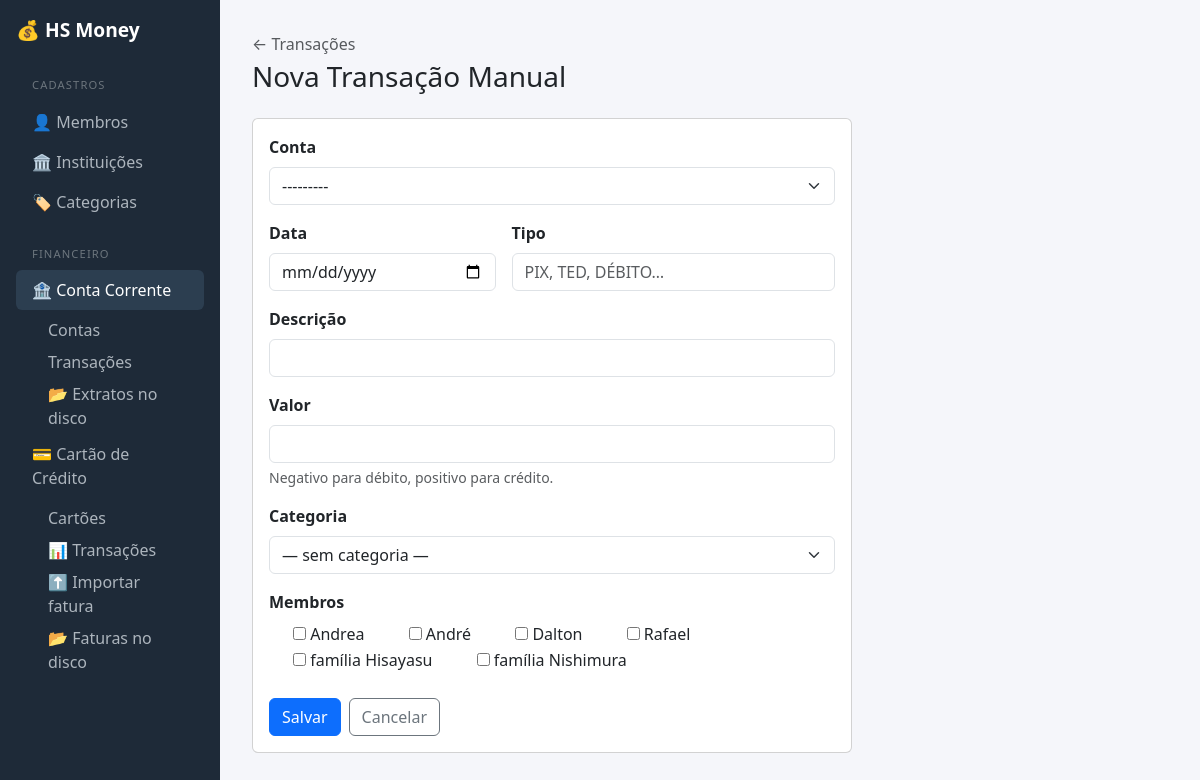
Screenshot of /conta/transacoes/nova/ with the database file from the repository.
### hs_money/core/models.py (models this page shows)
class Membro(models.Model):
    nome = models.CharField("Nome", max_length=100)
    adulto = models.BooleanField(default=True)
    ordem = models.PositiveIntegerField("Ordem", default=0)
    class Meta:
        ordering = ["ordem", "nome"]
    def __str__(self):
        return self.nome

### hs_money/conta_corrente/views.py (the view, shortened to what this page needs)
# urls.py: path('transacoes/nova/',                    views.transacao_criar,           name='transacao_criar'),
def transacao_criar(request):
    initial = {}
    if request.GET.get('conta'):
        initial['conta'] = request.GET.get('conta')
    form = TransacaoManualForm(request.POST or None, initial=initial)
    return render(request, 'conta_corrente/transacoes/form.html', {
        'form':  form,
        'titulo': 'Nova Transação Manual',
        'next':  request.GET.get('next', ''),
    })

### hs_money/conta_corrente/models.py (called while the page is built)
    def __str__(self) -> str:
        ag = f" ag. {self.agencia}" if self.agencia else ''
        return f"{self.instituicao} — cc {self.numero}{ag}"

### hs_money/core/models.py (called while the page is built)
    def __str__(self):
        if self.categoria_pai:
            return f"{self.categoria_pai.nome} > {self.nome}"
        return self.nome

    def __str__(self):
        return self.nome

### hs_money/conta_corrente/templates/conta_corrente/transacoes/form.html (shortened to what this page needs)
{% extends "core/base.html" %}
{% block content %}
<div class="mb-4">
  <a href="{% url 'conta_corrente:transacoes_lista' %}" class="text-decoration-none text-muted">
    ← Transações
  </a>
  <h1 class="h3 mt-1">{{ titulo }}</h1>
</div>
<div class="card" style="max-width: 600px;">
  <div class="card-body">
    <form method="post" novalidate>
      <div class="mb-3">
        <label class="form-label fw-semibold">Conta</label>
        {{ form.conta }}
      </div>
      <div class="row g-3 mb-3">
        <div class="col-sm-5">
          <label class="form-label fw-semibold">Data</label>
          {{ form.data }}
        </div>
        <div class="col-sm-7">
          <label class="form-label fw-semibold">Tipo</label>
          {{ form.tipo }}
        </div>
      </div>
      <div class="mb-3">
        <label class="form-label fw-semibold">Descrição</label>
        {{ form.descricao }}
      </div>
      <div class="mb-3">
        <label class="form-label fw-semibold">Valor</label>
        {{ form.valor }}
        {% if form.valor.help_text %}
          <div class="form-text">{{ form.valor.help_text }}</div>
        {% endif %}
      </div>
      <div class="mb-3">
        <label class="form-label fw-semibold">Categoria</label>
        {{ form.categoria }}
      </div>
      <div class="mb-4">
        <label class="form-label fw-semibold d-block">Membros</label>
        {% for checkbox in form.membros %}
          <div class="form-check form-check-inline">
            {{ checkbox.tag }}
            <label class="form-check-label" for="{{ checkbox.id_for_label }}">
              {{ checkbox.choice_label }}
            </label>
          </div>
        {% endfor %}
      </div>
      <div class="d-flex gap-2">
        <button type="submit" class="btn btn-primary">Salvar</button>
        <a href="{% url 'conta_corrente:transacoes_lista' %}" class="btn btn-outline-secondary">Cancelar</a>
      </div>
    </form>
  </div>
</div>
{% endblock %}

### hs_money/core/templates/core/base.html (style rules this page uses)
body { background: #f5f6fa; }

### rows the page displays
Membro: choice_label "Andrea"
Membro: choice_label "André"
Membro: choice_label "Dalton"
Membro: choice_label "Rafael"
Membro: choice_label "família Hisayasu"
Membro: choice_label "família Nishimura"

### other values shown
{{ titulo }} "Nova Transação Manual"
